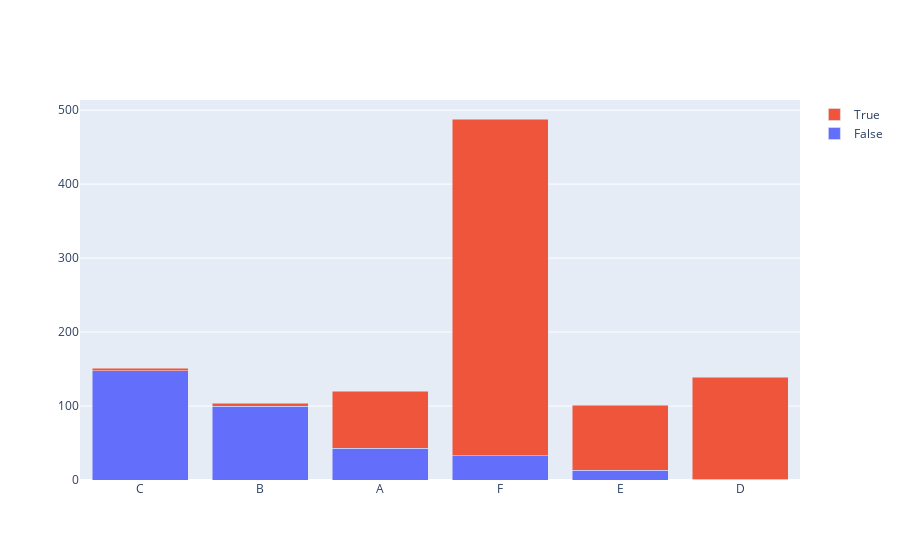

Notebook cell for this chart:
### Code cell
fig = go.Figure()
for inverted, data in clinical_data.groupby('inverted'):
    vc = data.value_counts('Hospital')
    fig.add_trace(go.Bar(
        x=vc.keys(),
        y=vc.values,
        name=bool(inverted)
    ))
fig.update_layout(
    barmode='stack'
)
fig.show()

### Figure 1 — Plotly figure (JSON) as saved in the notebook; plotly's stock layout.template omitted (floating-point values rounded to 4 significant figures)
{"data": [{"name": "False", "type": "bar", "x": ["C", "B", "A", "F", "E", "D"], "y": [148, 100, 43, 33, 13, 1]}, {"name": "True", "type": "bar", "x": ["F", "D", "E", "A", "B", "C"], "y": [455, 138, 88, 77, 4, 3]}], "layout": {"autosize": true, "barmode": "stack", "xaxis": {"autorange": true, "range": [-0.5, 5.5], "type": "category"}, "yaxis": {"autorange": true, "range": [0, 513.7], "type": "linear"}}}
